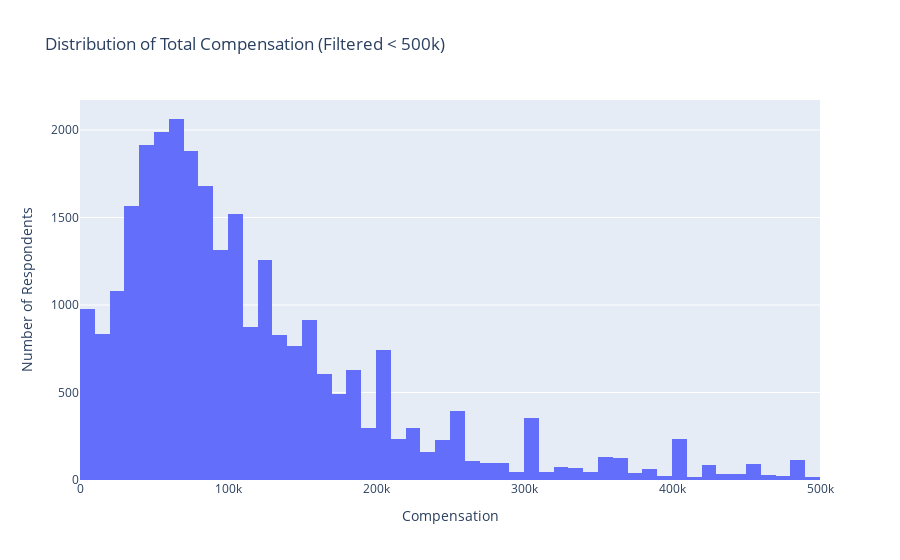

Source (notebook cell):
### Code cell
# Keep only reasonable values
# Step 2: Filter out extreme outliers
#For salaries/compensation, it’s common to cap the range to something reasonable (e.g., < 500,000 USD).
df_comp_filtered = df_comp[df_comp['CompTotal'] < 500000]

# Plot again
import plotly.express as px
fig = px.histogram(
    df_comp_filtered,
    x="CompTotal",
    nbins=50,
    title="Distribution of Total Compensation (Filtered < 500k)"
)
fig.update_layout(
    xaxis_title="Compensation",
    yaxis_title="Number of Respondents"
)
fig.show()

### Figure 1 — Plotly figure (JSON) as saved in the notebook; plotly's stock layout.template omitted (floating-point values rounded to 4 significant figures; data arrays with more than 128 entries replaced by an {"elided": "..."} marker saying what was removed)
{"data": [{"bingroup": "x", "hovertemplate": "CompTotal=%{x}<br>count=%{y}<extra></extra>", "legendgroup": "", "marker": {"color": "#636efa", "pattern": {"shape": ""}}, "name": "", "nbinsx": 50, "orientation": "v", "showlegend": false, "type": "histogram", "x": {"elided": "27533 float values"}, "xaxis": "x", "yaxis": "y"}], "layout": {"barmode": "relative", "legend": {"tracegroupgap": 0}, "title": {"text": "Distribution of Total Compensation (Filtered < 500k)"}, "xaxis": {"anchor": "y", "domain": [0, 1], "title": {"text": "Compensation"}}, "yaxis": {"anchor": "x", "domain": [0, 1], "title": {"text": "Number of Respondents"}}}}
